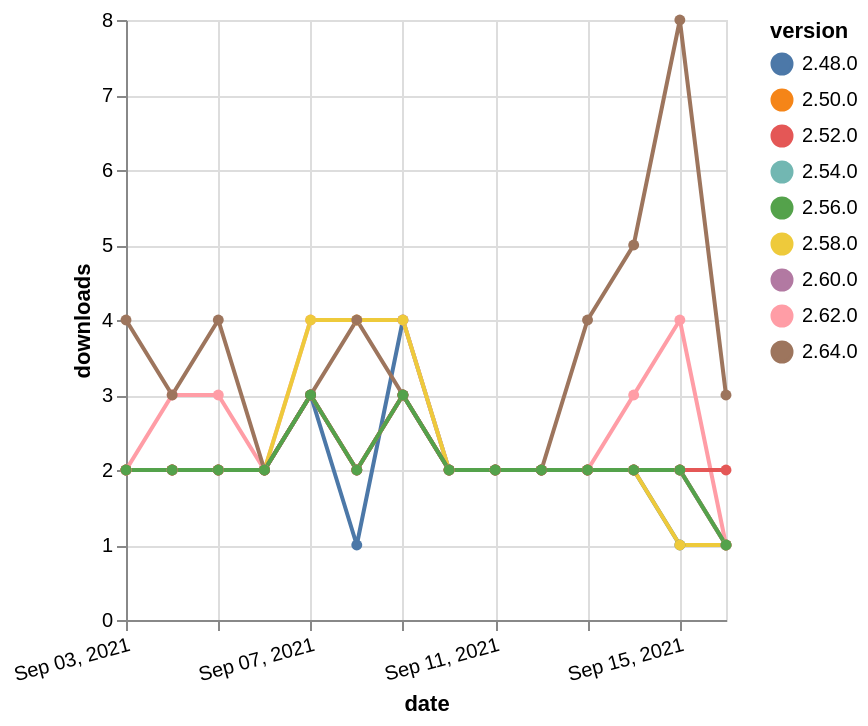

Write the Vega-Lite specification saved for this chart.
### Vega-Lite specification from a JSON file in a GitHub repository (floating-point values rounded to 4 significant figures)
{"$schema": "https://vega.github.io/schema/vega-lite/v5.json", "description": "A simple bar chart with embedded data.", "data": {"values": [{"date": "2021-09-03", "total": 2263, "delta": 2, "version": "2.54.0"}, {"date": "2021-09-04", "total": 2265, "delta": 2, "version": "2.54.0"}, {"date": "2021-09-05", "total": 2267, "delta": 2, "version": "2.54.0"}, {"date": "2021-09-06", "total": 2269, "delta": 2, "version": "2.54.0"}, {"date": "2021-09-07", "total": 2272, "delta": 3, "version": "2.54.0"}, {"date": "2021-09-08", "total": 2274, "delta": 2, "version": "2.54.0"}, {"date": "2021-09-09", "total": 2277, "delta": 3, "version": "2.54.0"}, {"date": "2021-09-10", "total": 2279, "delta": 2, "version": "2.54.0"}, {"date": "2021-09-11", "total": 2281, "delta": 2, "version": "2.54.0"}, {"date": "2021-09-12", "total": 2283, "delta": 2, "version": "2.54.0"}, {"date": "2021-09-13", "total": 2285, "delta": 2, "version": "2.54.0"}, {"date": "2021-09-14", "total": 2287, "delta": 2, "version": "2.54.0"}, {"date": "2021-09-15", "total": 2289, "delta": 2, "version": "2.54.0"}, {"date": "2021-09-16", "total": 2290, "delta": 1, "version": "2.54.0"}, {"date": "2021-09-03", "total": 2672, "delta": 2, "version": "2.48.0"}, {"date": "2021-09-04", "total": 2674, "delta": 2, "version": "2.48.0"}, {"date": "2021-09-05", "total": 2676, "delta": 2, "version": "2.48.0"}, {"date": "2021-09-06", "total": 2678, "delta": 2, "version": "2.48.0"}, {"date": "2021-09-07", "total": 2681, "delta": 3, "version": "2.48.0"}, {"date": "2021-09-08", "total": 2682, "delta": 1, "version": "2.48.0"}, {"date": "2021-09-09", "total": 2686, "delta": 4, "version": "2.48.0"}, {"date": "2021-09-10", "total": 2688, "delta": 2, "version": "2.48.0"}, {"date": "2021-09-11", "total": 2690, "delta": 2, "version": "2.48.0"}, {"date": "2021-09-12", "total": 2692, "delta": 2, "version": "2.48.0"}, {"date": "2021-09-13", "total": 2694, "delta": 2, "version": "2.48.0"}, {"date": "2021-09-14", "total": 2696, "delta": 2, "version": "2.48.0"}, {"date": "2021-09-15", "total": 2697, "delta": 1, "version": "2.48.0"}, {"date": "2021-09-16", "total": 2698, "delta": 1, "version": "2.48.0"}, {"date": "2021-09-03", "total": 2798, "delta": 2, "version": "2.50.0"}, {"date": "2021-09-04", "total": 2800, "delta": 2, "version": "2.50.0"}, {"date": "2021-09-05", "total": 2802, "delta": 2, "version": "2.50.0"}, {"date": "2021-09-06", "total": 2804, "delta": 2, "version": "2.50.0"}, {"date": "2021-09-07", "total": 2807, "delta": 3, "version": "2.50.0"}, {"date": "2021-09-08", "total": 2809, "delta": 2, "version": "2.50.0"}, {"date": "2021-09-09", "total": 2812, "delta": 3, "version": "2.50.0"}, {"date": "2021-09-10", "total": 2814, "delta": 2, "version": "2.50.0"}, {"date": "2021-09-11", "total": 2816, "delta": 2, "version": "2.50.0"}, {"date": "2021-09-12", "total": 2818, "delta": 2, "version": "2.50.0"}, {"date": "2021-09-13", "total": 2820, "delta": 2, "version": "2.50.0"}, {"date": "2021-09-14", "total": 2822, "delta": 2, "version": "2.50.0"}, {"date": "2021-09-15", "total": 2824, "delta": 2, "version": "2.50.0"}, {"date": "2021-09-16", "total": 2825, "delta": 1, "version": "2.50.0"}, {"date": "2021-09-03", "total": 785, "delta": 2, "version": "2.62.0"}, {"date": "2021-09-04", "total": 788, "delta": 3, "version": "2.62.0"}, {"date": "2021-09-05", "total": 791, "delta": 3, "version": "2.62.0"}, {"date": "2021-09-06", "total": 793, "delta": 2, "version": "2.62.0"}, {"date": "2021-09-07", "total": 797, "delta": 4, "version": "2.62.0"}, {"date": "2021-09-08", "total": 801, "delta": 4, "version": "2.62.0"}, {"date": "2021-09-09", "total": 805, "delta": 4, "version": "2.62.0"}, {"date": "2021-09-10", "total": 807, "delta": 2, "version": "2.62.0"}, {"date": "2021-09-11", "total": 809, "delta": 2, "version": "2.62.0"}, {"date": "2021-09-12", "total": 811, "delta": 2, "version": "2.62.0"}, {"date": "2021-09-13", "total": 813, "delta": 2, "version": "2.62.0"}, {"date": "2021-09-14", "total": 816, "delta": 3, "version": "2.62.0"}, {"date": "2021-09-15", "total": 820, "delta": 4, "version": "2.62.0"}, {"date": "2021-09-16", "total": 821, "delta": 1, "version": "2.62.0"}, {"date": "2021-09-03", "total": 1622, "delta": 2, "version": "2.58.0"}, {"date": "2021-09-04", "total": 1624, "delta": 2, "version": "2.58.0"}, {"date": "2021-09-05", "total": 1626, "delta": 2, "version": "2.58.0"}, {"date": "2021-09-06", "total": 1628, "delta": 2, "version": "2.58.0"}, {"date": "2021-09-07", "total": 1632, "delta": 4, "version": "2.58.0"}, {"date": "2021-09-08", "total": 1636, "delta": 4, "version": "2.58.0"}, {"date": "2021-09-09", "total": 1640, "delta": 4, "version": "2.58.0"}, {"date": "2021-09-10", "total": 1642, "delta": 2, "version": "2.58.0"}, {"date": "2021-09-11", "total": 1644, "delta": 2, "version": "2.58.0"}, {"date": "2021-09-12", "total": 1646, "delta": 2, "version": "2.58.0"}, {"date": "2021-09-13", "total": 1648, "delta": 2, "version": "2.58.0"}, {"date": "2021-09-14", "total": 1650, "delta": 2, "version": "2.58.0"}, {"date": "2021-09-15", "total": 1651, "delta": 1, "version": "2.58.0"}, {"date": "2021-09-16", "total": 1652, "delta": 1, "version": "2.58.0"}, {"date": "2021-09-03", "total": 1060, "delta": 2, "version": "2.60.0"}, {"date": "2021-09-04", "total": 1062, "delta": 2, "version": "2.60.0"}, {"date": "2021-09-05", "total": 1064, "delta": 2, "version": "2.60.0"}, {"date": "2021-09-06", "total": 1066, "delta": 2, "version": "2.60.0"}, {"date": "2021-09-07", "total": 1069, "delta": 3, "version": "2.60.0"}, {"date": "2021-09-08", "total": 1071, "delta": 2, "version": "2.60.0"}, {"date": "2021-09-09", "total": 1074, "delta": 3, "version": "2.60.0"}, {"date": "2021-09-10", "total": 1076, "delta": 2, "version": "2.60.0"}, {"date": "2021-09-11", "total": 1078, "delta": 2, "version": "2.60.0"}, {"date": "2021-09-12", "total": 1080, "delta": 2, "version": "2.60.0"}, {"date": "2021-09-13", "total": 1082, "delta": 2, "version": "2.60.0"}, {"date": "2021-09-14", "total": 1084, "delta": 2, "version": "2.60.0"}, {"date": "2021-09-15", "total": 1086, "delta": 2, "version": "2.60.0"}, {"date": "2021-09-16", "total": 1087, "delta": 1, "version": "2.60.0"}, {"date": "2021-09-03", "total": 2360, "delta": 2, "version": "2.52.0"}, {"date": "2021-09-04", "total": 2362, "delta": 2, "version": "2.52.0"}, {"date": "2021-09-05", "total": 2364, "delta": 2, "version": "2.52.0"}, {"date": "2021-09-06", "total": 2366, "delta": 2, "version": "2.52.0"}, {"date": "2021-09-07", "total": 2369, "delta": 3, "version": "2.52.0"}, {"date": "2021-09-08", "total": 2371, "delta": 2, "version": "2.52.0"}, {"date": "2021-09-09", "total": 2374, "delta": 3, "version": "2.52.0"}, {"date": "2021-09-10", "total": 2376, "delta": 2, "version": "2.52.0"}, {"date": "2021-09-11", "total": 2378, "delta": 2, "version": "2.52.0"}, {"date": "2021-09-12", "total": 2380, "delta": 2, "version": "2.52.0"}, {"date": "2021-09-13", "total": 2382, "delta": 2, "version": "2.52.0"}, {"date": "2021-09-14", "total": 2384, "delta": 2, "version": "2.52.0"}, {"date": "2021-09-15", "total": 2386, "delta": 2, "version": "2.52.0"}, {"date": "2021-09-16", "total": 2388, "delta": 2, "version": "2.52.0"}, {"date": "2021-09-03", "total": 249, "delta": 4, "version": "2.64.0"}, {"date": "2021-09-04", "total": 252, "delta": 3, "version": "2.64.0"}, {"date": "2021-09-05", "total": 256, "delta": 4, "version": "2.64.0"}, {"date": "2021-09-06", "total": 258, "delta": 2, "version": "2.64.0"}, {"date": "2021-09-07", "total": 261, "delta": 3, "version": "2.64.0"}, {"date": "2021-09-08", "total": 265, "delta": 4, "version": "2.64.0"}, {"date": "2021-09-09", "total": 268, "delta": 3, "version": "2.64.0"}, {"date": "2021-09-10", "total": 270, "delta": 2, "version": "2.64.0"}, {"date": "2021-09-11", "total": 272, "delta": 2, "version": "2.64.0"}, {"date": "2021-09-12", "total": 274, "delta": 2, "version": "2.64.0"}, {"date": "2021-09-13", "total": 278, "delta": 4, "version": "2.64.0"}, {"date": "2021-09-14", "total": 283, "delta": 5, "version": "2.64.0"}, {"date": "2021-09-15", "total": 291, "delta": 8, "version": "2.64.0"}, {"date": "2021-09-16", "total": 294, "delta": 3, "version": "2.64.0"}, {"date": "2021-09-03", "total": 1695, "delta": 2, "version": "2.56.0"}, {"date": "2021-09-04", "total": 1697, "delta": 2, "version": "2.56.0"}, {"date": "2021-09-05", "total": 1699, "delta": 2, "version": "2.56.0"}, {"date": "2021-09-06", "total": 1701, "delta": 2, "version": "2.56.0"}, {"date": "2021-09-07", "total": 1704, "delta": 3, "version": "2.56.0"}, {"date": "2021-09-08", "total": 1706, "delta": 2, "version": "2.56.0"}, {"date": "2021-09-09", "total": 1709, "delta": 3, "version": "2.56.0"}, {"date": "2021-09-10", "total": 1711, "delta": 2, "version": "2.56.0"}, {"date": "2021-09-11", "total": 1713, "delta": 2, "version": "2.56.0"}, {"date": "2021-09-12", "total": 1715, "delta": 2, "version": "2.56.0"}, {"date": "2021-09-13", "total": 1717, "delta": 2, "version": "2.56.0"}, {"date": "2021-09-14", "total": 1719, "delta": 2, "version": "2.56.0"}, {"date": "2021-09-15", "total": 1721, "delta": 2, "version": "2.56.0"}, {"date": "2021-09-16", "total": 1722, "delta": 1, "version": "2.56.0"}]}, "width": "container", "mark": {"type": "line", "point": {"filled": true}}, "encoding": {"x": {"field": "date", "type": "temporal", "timeUnit": "yearmonthdate", "title": "date", "axis": {"labelAngle": -15}}, "y": {"field": "delta", "type": "quantitative", "title": "downloads"}, "color": {"field": "version", "type": "nominal"}, "tooltip": {"field": "delta"}}}
